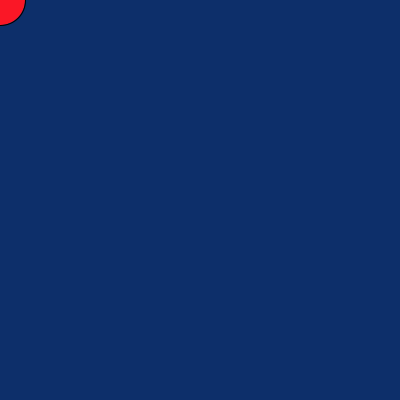
Frame 1 (no input)
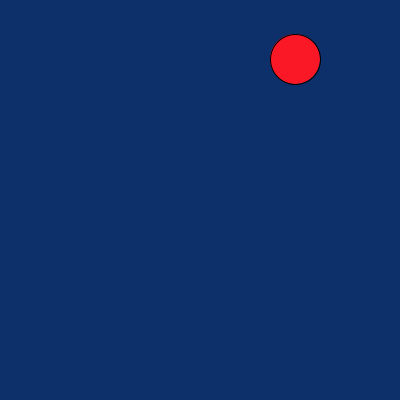
Frame 60 (the mouse pressed at the canvas centre just before this capture)
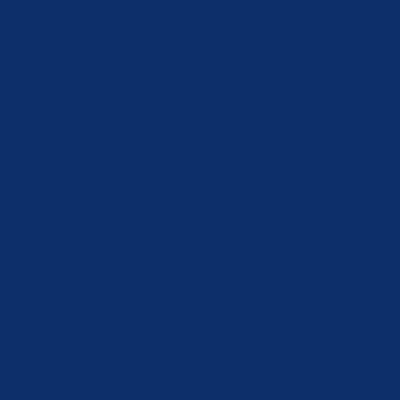
Frame 120 (the mouse held since frame 60 and released just before this capture)

The Processing sketch that drew these frames (run headless with seeded random() and noise(); from frame 60 on, the mouse is pressed at the canvas centre):

// Processing sketch: sketch_170925b
// ── sketch_170925b.pde
int x = 0;
int y = 0;

void setup() {
 size(400,400);
 frameRate(50);
 smooth();
}

void draw() {
 background(#0D2F6A);
 fill(#FA1726);
 ellipse(x,y,50,50);
 x = x+5;
 y = y+1;
 println("x = ",x, "y = ",y);

}
